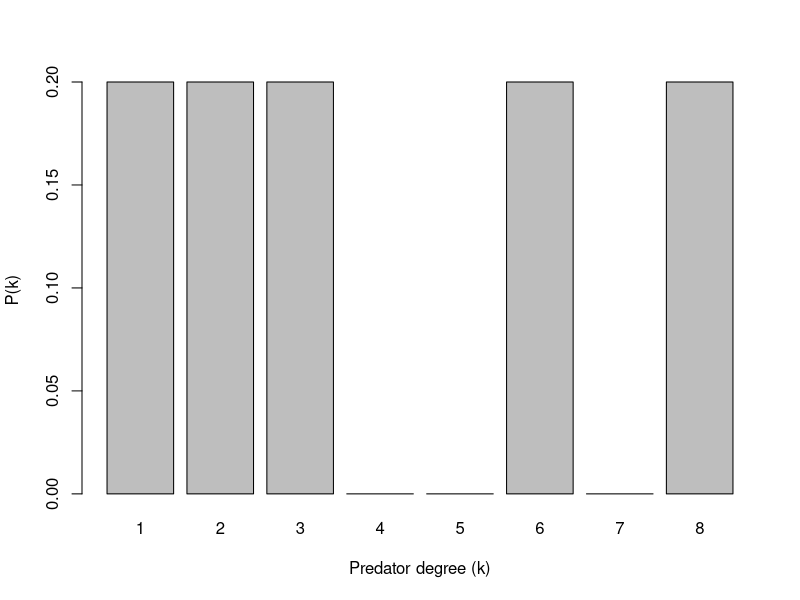
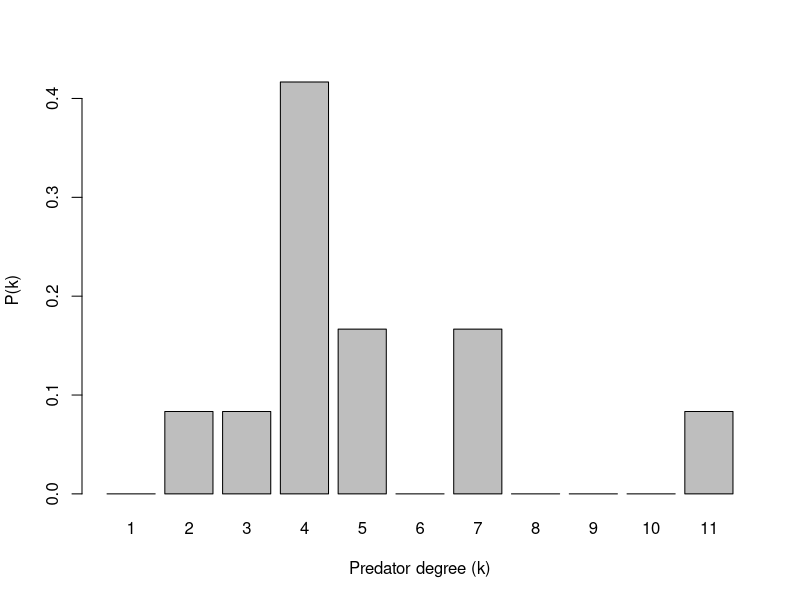
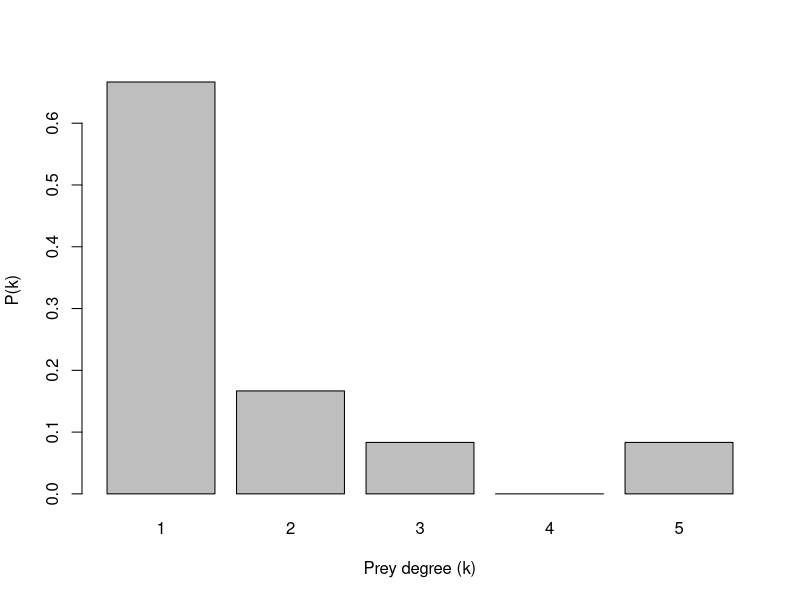
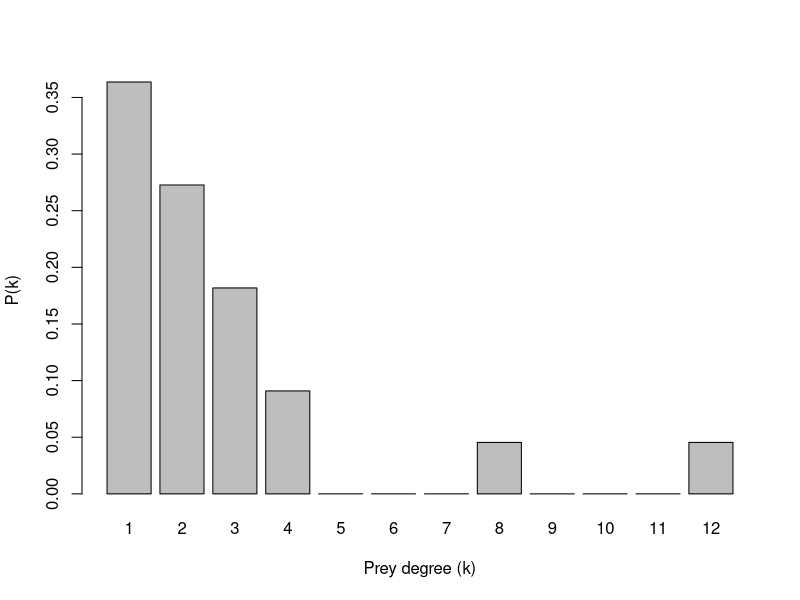

Generate these figures, in order, with R: (Note: this script raises an error after producing the figures.)
###
### Calculating indices related to the P(k) degree distribution
###-----Set a Directory---------------------------------------------------------
setwd("C:/Users/nunes/Documentos/Code/Projeto_IC") # Laptop
setwd("D:/Drive/Other computers/Meu laptop/Code/Projeto_IC") # PC
###-----Import and Filter the Matrices------------------------------------------
# Import the matrices and create a webs object
# A matrix as > higher trophic level species=anurans (columns) 
# and lower trophic level species=prey (rows).

# Read all the interaction network matrices into a list
links_eu_vol = t(as.matrix(read.csv("Diet_E_Vol_Xincomp.csv", header = T, row.names = 1)))
links_mt_vol = t(as.matrix(read.csv("Diet_M_Vol_Xincomp.csv", header = T, row.names = 1)))
links_eu_freq = t(as.matrix(read.csv("Diet_E_Freq_Xincomp.csv", header = T, row.names = 1)))
links_mt_freq = t(as.matrix(read.csv("Diet_M_Freq_Xincomp.csv", header = T, row.names = 1)))

webs = list(links_eu_vol, links_mt_vol, links_eu_freq, links_mt_freq) # create a list w/ the matrices
envs = c("vol_eu", "vol_mt", "freq_eu", "freq_mt") # names of each env and type combination
names(webs) = envs # name the list

# Filter the Eucalyptus matrices
cols_to_remove_eu = which(colSums(webs$freq_eu) < 5) # Only for freq bc it reveals the discrete number of preys
                                                     # Min of 5 prey items p/ species
if (length(cols_to_remove_eu) > 0) { # Check if is a int(0)
  webs$vol_eu = webs$vol_eu[, -cols_to_remove_eu] # Remove columns
  webs$freq_eu = webs$freq_eu[, -cols_to_remove_eu] # Remove columns
}

rows_to_remove_eu = which(rowSums(webs$freq_eu) == 0) # Check if there are items without a predator
if (length(rows_to_remove_eu) > 0) { # Check if is a int(0)
  webs$vol_eu = webs$vol_eu[-rows_to_remove_eu,] # Remove columns
  webs$freq_eu = webs$freq_eu[-rows_to_remove_eu,] # Remove columns
}
# Filter the Atlantic Forest matrices
cols_to_remove_mt = which(colSums(webs$freq_mt) < 5) # Only for freq bc it reveals the discrete number of preys
                                                    # Min of 5 prey items
if (length(cols_to_remove_mt) > 0) { # Check if is a int(0)
  webs$vol_mt = webs$vol_mt[, -cols_to_remove_mt] # Remove columns
  webs$freq_mt = webs$freq_mt[, -cols_to_remove_mt] # Remove columns
}

rows_to_remove_mt = which(rowSums(webs$freq_mt) == 0) # Check if there are items without a predator
if (length(rows_to_remove_mt) > 0) { # Check if is a int(0)
  webs$vol_mt = webs$vol_mt[-rows_to_remove_mt,] # Remove columns
  webs$freq_mt = webs$freq_mt[-rows_to_remove_mt,] # Remove columns
}
###-----Network Size and Connectance--------------------------------------------
#1 Network Size
ind_size = list ()
for (env in envs) {
  ind_size[[env]] = dim(webs[[env]])[1]+dim(webs[[env]])[2] # Here defined as the number of nodes in the matrix
}
print(ind_size)

#2 Connectance
ind_connect = list()
for (env in envs) {
  ind_connect[[env]] = sum(webs[[env]] > 0)/prod(dim(webs[[env]])) # Total links / number of possible links
}
print(ind_connect)

###------Simple Degree distribution---------------------------------------------
# Predator degree 
pred_k = list()
pred_hi = list()
for (env in envs) {
  pred_k[[env]][["distr"]] = colSums(webs[[env]][,colnames(webs[[env]])] > 0) # Create a list inside envlist() with the values
  pred_k[[env]][["mean"]] = mean(pred_k[[env]][["distr"]])
  pred_k[[env]][["max"]] = max(pred_k[[env]][["distr"]])
  pred_k[[env]][["min"]] = min(pred_k[[env]][["distr"]])
  pred_k[[env]][["sd"]] = sd(pred_k[[env]][["distr"]])
  pred_hi[[env]] = hist(pred_k[[env]][["distr"]], 0:max(pred_k[[env]][["distr"]]), plot = FALSE) # Histogram
}

# Prey item degree
prey_k = list()
prey_hi = list()
for (env in envs) {
  prey_k[[env]][["distr"]] = rowSums(webs[[env]][,colnames(webs[[env]])] > 0) # Create a list inside envlist() with the values
  prey_hi[[env]] = hist(prey_k[[env]][["distr"]], 0:max(prey_k[[env]][["distr"]]), plot = FALSE) # Histogram
}

# Plot all the histograms
# Eucalyptus Vs Atlântic Forest Predator P(k)
barplot(pred_hi[["freq_eu"]]$density, names.arg = c(1:max(pred_k[["freq_eu"]][["distr"]])),
        xlab = "Predator degree (k)", ylab = "P(k)")
barplot(pred_hi[["freq_mt"]]$density, names.arg = c(1:max(pred_k[["freq_mt"]][["distr"]])),
        xlab = "Predator degree (k)", ylab = "P(k)")

# Eucalyptus Vs Atlântic Forest Prey P(k)
barplot(prey_hi[["freq_eu"]]$density, names.arg = c(1:max(prey_k[["freq_eu"]][["distr"]])),
        xlab = "Prey degree (k)", ylab = "P(k)")
barplot(prey_hi[["freq_mt"]]$density, names.arg = c(1:max(prey_k[["freq_mt"]][["distr"]])),
        xlab = "Prey degree (k)", ylab = "P(k)")

###------Cumulative Degree distribution-----------------------------------------
# Predator degree 
cum_pred_k = list()
cum_pred_hi = list()

# Create the cumulative distribution histogram
for (env in envs) {
  sum_vector = c()
  ktemp = colSums(webs[[env]][,colnames(webs[[env]])] > 0) # Create a list inside envlist() with the values
  cum_pred_hi[[env]] = hist(ktemp, 0:max(ktemp), plot = FALSE) # Histogram
  for (i in 1:length(cum_pred_hi[[env]][["counts"]])) {
    sum_vector[i] = sum(cum_pred_hi[[env]][["counts"]][i:length(cum_pred_hi[[env]][["counts"]])])
  }
  cum_pred_hi[[env]][["inv_count"]] = sum_vector
  cum_pred_hi[[env]][["inv_density"]] = sum_vector/max(sum_vector)
}

# Prey item degree
cum_prey_k = list()
cum_prey_hi = list()

# Create the cumulative distribution histogram
for (env in envs) {
  sum_vector = c()
  ktemp = rowSums(webs[[env]][,colnames(webs[[env]])] > 0) # Create a list inside envlist() with the values
  cum_prey_hi[[env]] = hist(ktemp, 0:max(ktemp), plot = FALSE) # Histogram
  for (i in 1:length(cum_prey_hi[[env]][["counts"]])) {
    sum_vector[i] = sum(cum_prey_hi[[env]][["counts"]][i:length(cum_prey_hi[[env]][["counts"]])])
  }
  cum_prey_hi[[env]][["inv_count"]] = sum_vector
  cum_prey_hi[[env]][["inv_density"]] = sum_vector/max(sum_vector)
}

x# Plot all the histograms
# Eucalyptus Vs Atlântic Forest Predator P(k)
barplot(cum_pred_hi[["freq_eu"]]$inv_density, names.arg = c(1:max(pred_k[["freq_eu"]][["distr"]])),
        xlab = "Predator degree (k)", ylab = "P(k)")
barplot(cum_pred_hi[["freq_mt"]]$inv_density, names.arg = c(1:max(pred_k[["freq_mt"]][["distr"]])),
        xlab = "Predator degree (k)", ylab = "P(k)")

# Eucalyptus Vs Atlântic Forest Prey P(k)
barplot(cum_prey_hi[["freq_eu"]]$inv_density, names.arg = c(1:max(prey_k[["freq_eu"]][["distr"]])),
        xlab = "Prey degree (k)", ylab = "P(k)")
barplot(cum_prey_hi[["freq_mt"]]$inv_density, names.arg = c(1:max(prey_k[["freq_mt"]][["distr"]])),
        xlab = "Prey degree (k)", ylab = "P(k)")
